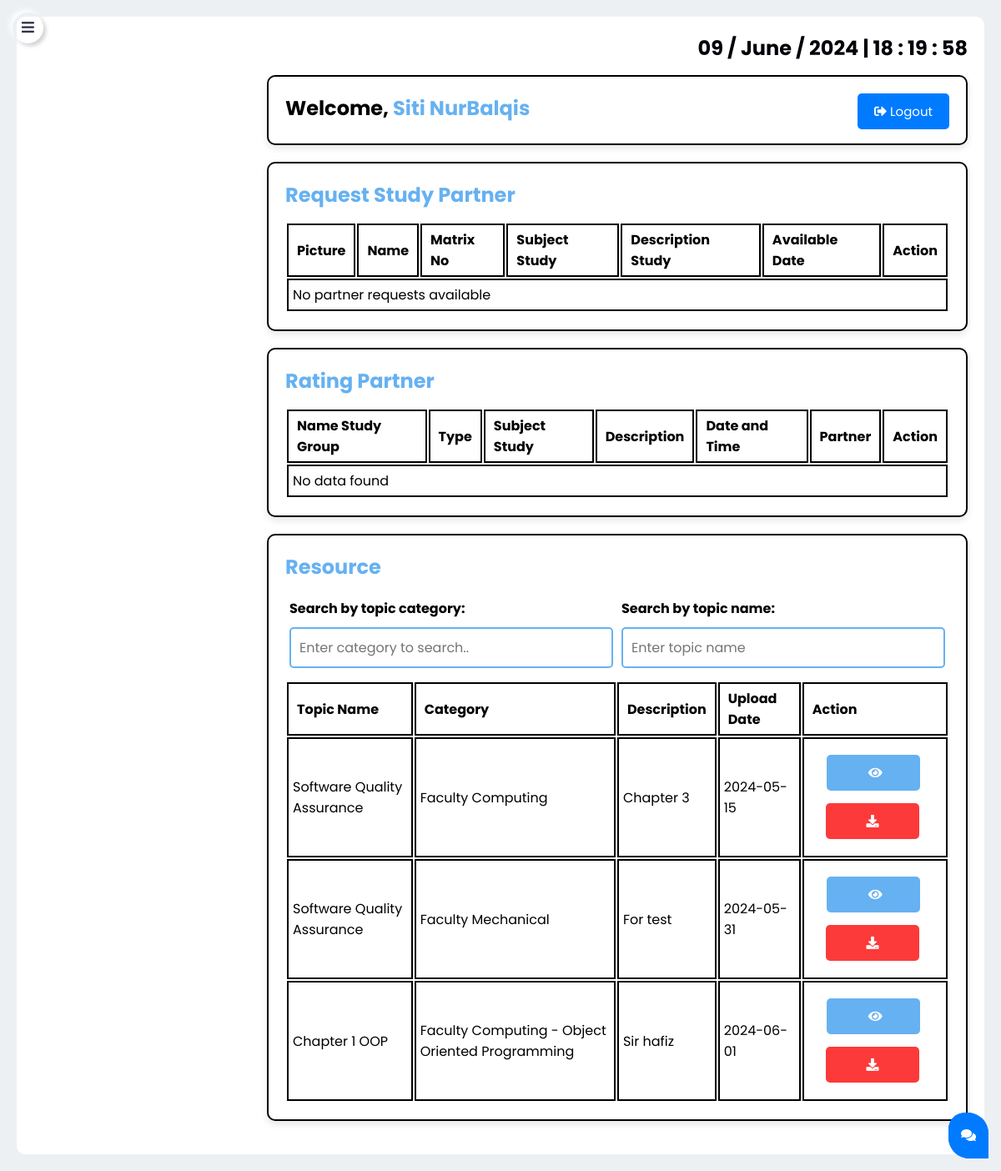
The page /dashboardStudent.php (signed in) on the database as committed earlier.
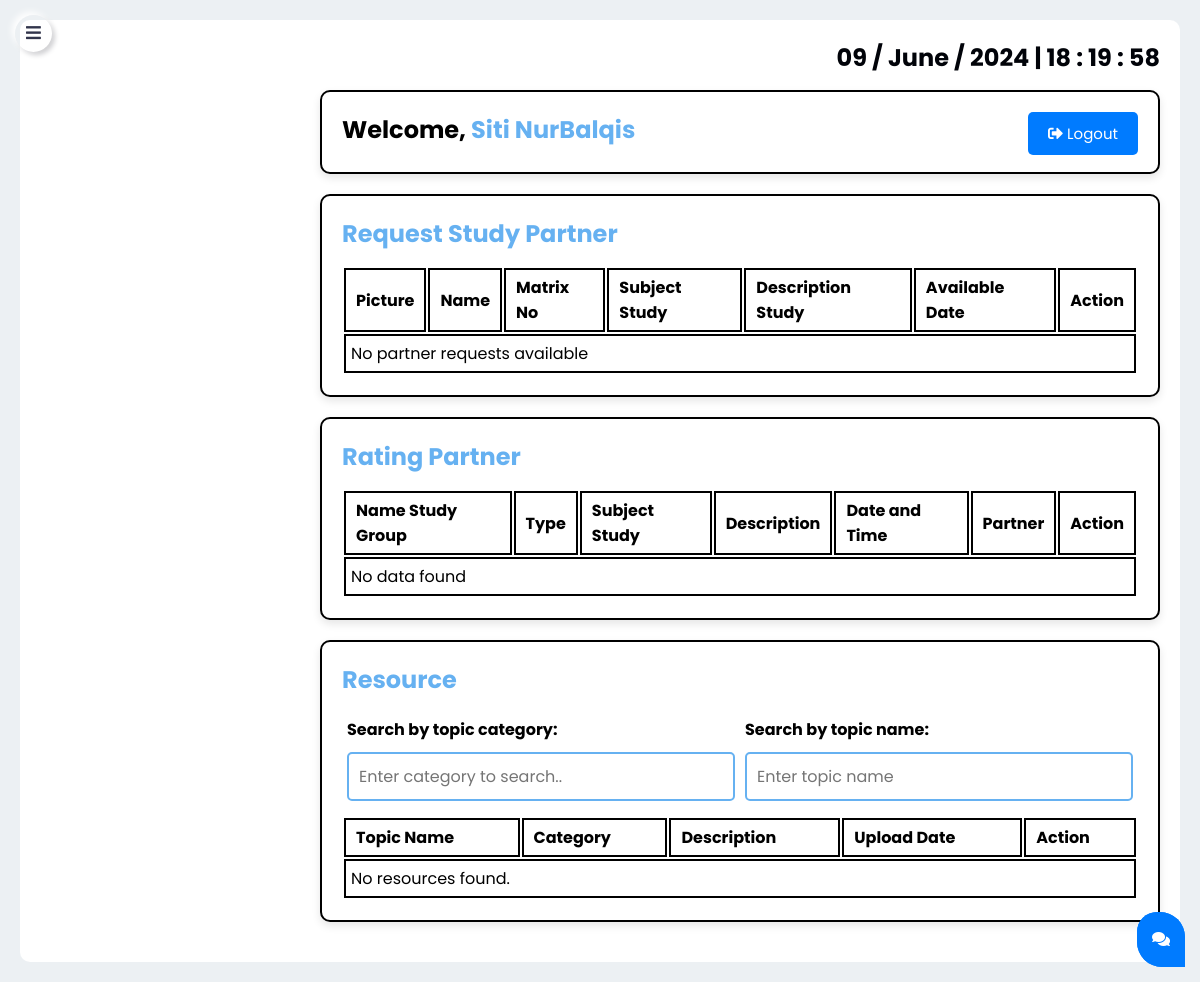
The same page on the database as committed later.
### tables this page shows
CREATE TABLE `resource` (
  `resourceID` int(11) NOT NULL,
  `uploadBy` int(11) DEFAULT NULL,
  `topicResource` varchar(255) DEFAULT NULL,
  `categoryResource` varchar(255) DEFAULT NULL,
  `descResource` text DEFAULT NULL,
  `fileResource` varchar(255) DEFAULT NULL,
  `dateResource` date DEFAULT NULL
);

### CONTROLLER/showResourceDashboardHandler.php (the view, shortened to what this page needs)
<?php
include "./MODEL/connect.php";
$sql = "SELECT * FROM resource";
$result = mysqli_query($conn, $sql);
if (mysqli_num_rows($result) > 0) {
    while ($row = mysqli_fetch_assoc($result)) {
        echo "<tr>";
        echo "<td>{$row['topicResource']}</td>";
        echo "<td>{$row['categoryResource']}</td>";
        echo "<td>{$row['descResource']}</td>";
        echo "<td>{$row['dateResource']}</td>";
        echo "<td style='text-align: center;'>";
        echo '<a href="' . $row['fileResource'] . '" target="_blank" class="view-button"><i class="fas fa-eye"></i></a>';
        echo "<a href='downloadFile.php?file={$row['fileResource']}' class='download-button'><i class='fas fa-download'></i></a>";
        echo "</td>";
        echo "</tr>";
    }
} else {
    echo "<tr><td colspan='5'>No resources found.</td></tr>";
}
?>

Rows that differ between the two databases and show on the page:
removed resource: topicResource "Software Quality Assurance", categoryResource "Faculty Computing", descResource "Chapter 3", dateResource "2024-05-15"
removed resource: topicResource "Software Quality Assurance", categoryResource "Faculty Mechanical", descResource "For test", dateResource "2024-05-31"
removed resource: topicResource "Chapter 1 OOP", categoryResource "Faculty Computing - Object Oriented Programming", descResource "Sir hafiz", dateResource "2024-06-01"
Other text that changed with them:
text now shown: "No resources found."
